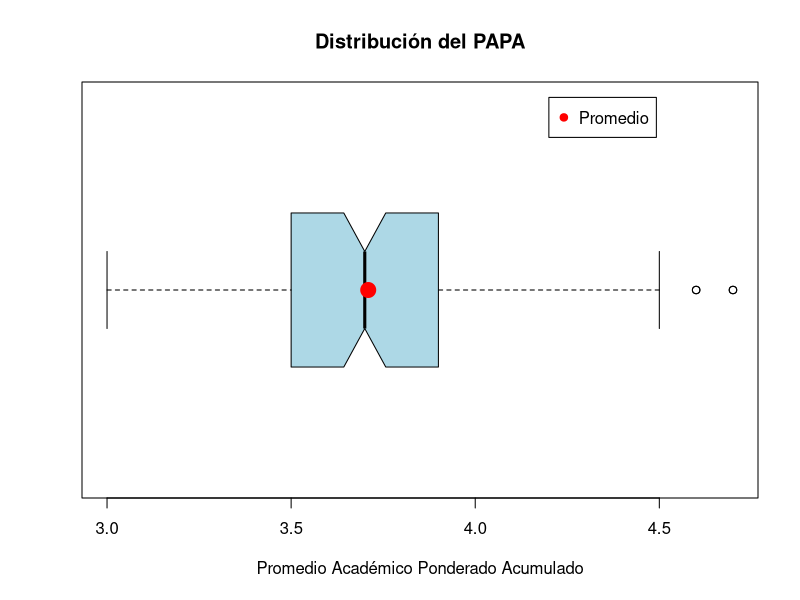
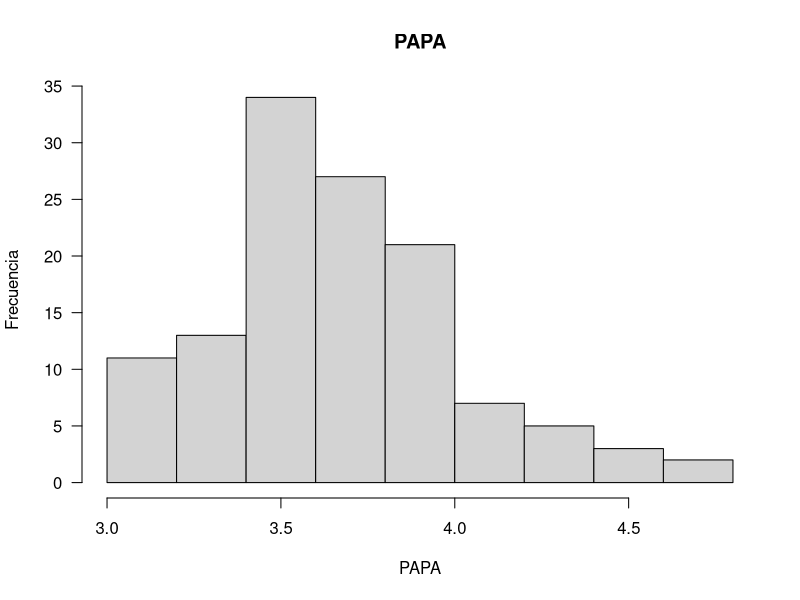
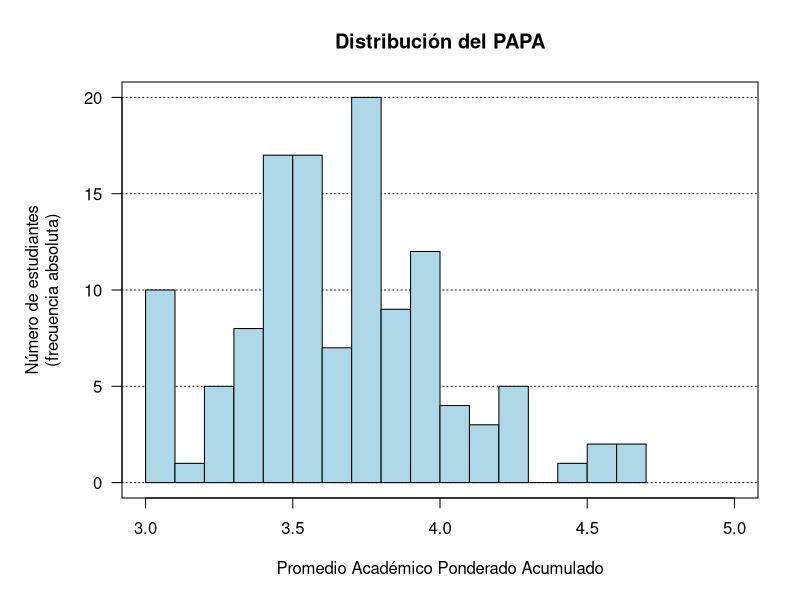
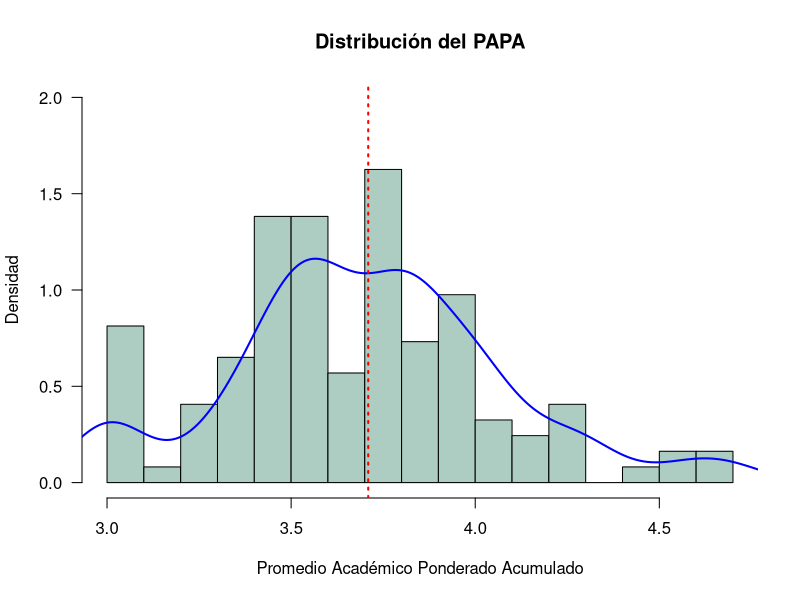
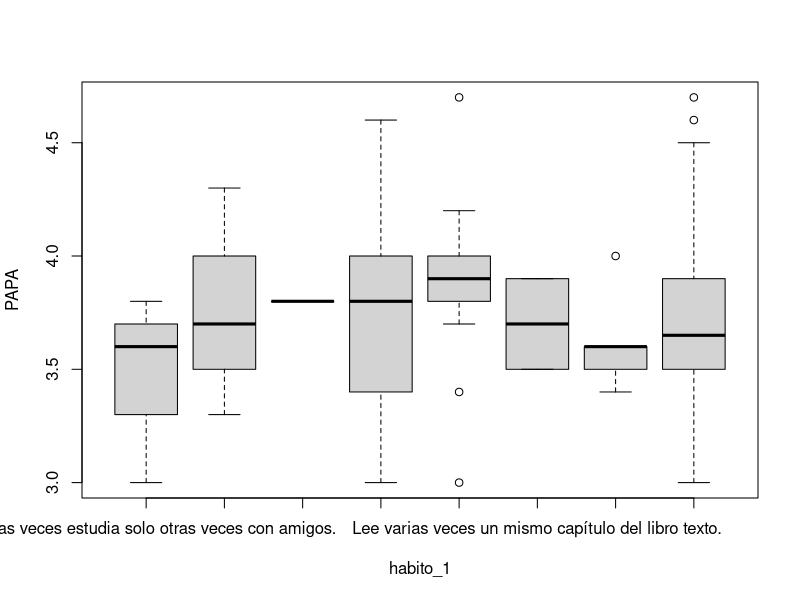
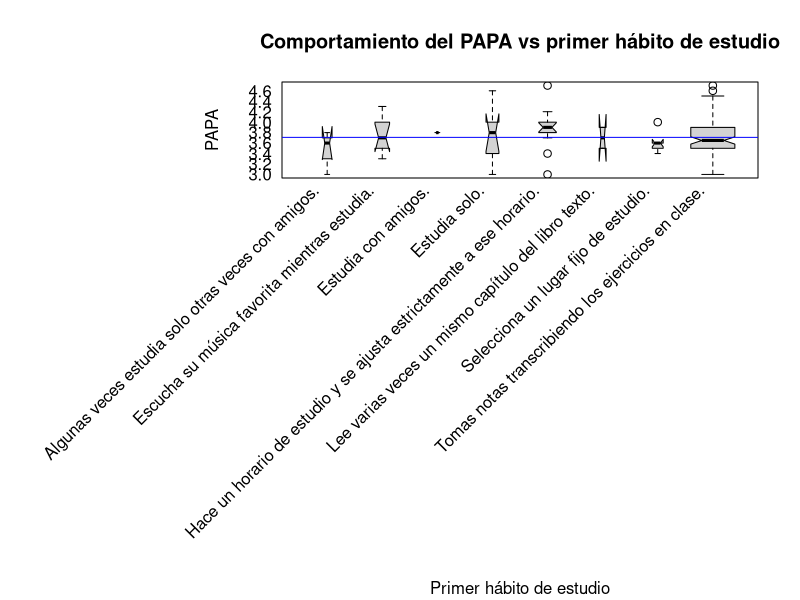

Here is the R script that generated these plots, in order:
## ---- chunk 1
knitr::opts_chunk$set(echo = FALSE,
                      message = FALSE,
                      warning = FALSE)
## ---- chunk 2
enc_habit <- read.csv2("Encuesta_habitos_dep.csv", 
                       encoding = "UTF-8",
                       dec = ".")
## ---- chunk 3
enc_habit$estrato <- as.factor(enc_habit$estrato)
## ---- chunk 4
summary(enc_habit$PAPA)
## ---- chunk 5
bxp1 <- boxplot(enc_habit$PAPA, notch = TRUE, horizontal = TRUE,
                col = "lightblue")
title(main = "Distribución del PAPA", font = 2, 
      xlab = "Promedio Académico Ponderado Acumulado")
points(mean(enc_habit$PAPA, na.rm = TRUE), 1, col = "red", pch = 19, cex =2)
legend(4.2, 1.5, legend = c("Promedio"), pch = 19, col = "red")
## ---- chunk 6
hist(enc_habit$PAPA,xlab = "PAPA",ylab = "Frecuencia",las = 1, main = "PAPA")
## ---- chunk 7
param_ant <- par(no.readonly = TRUE)
par(mar = param_ant$mar + c(0, 2, 0, 0))
plot(c(3, 5), c(0, 20), type = "n", xlab = "", ylab = "",
     las = 1)
title(main = "Distribución del PAPA",
     xlab = "Promedio Académico Ponderado Acumulado",
     ylab = "Número de estudiantes\n(frecuencia absoluta)")
abline(h = seq(0, 20, 5), col = "gray10", lty = 3)
hist(enc_habit$PAPA, nclass = 20,
     col = "lightblue",
     add = TRUE)
par(param_ant)
## ---- chunk 8
hist(enc_habit$PAPA, freq = FALSE, breaks = 20,
     col = "#aecdc2", main = "", xlab = "", ylab = "",
     las = 1,
     ylim = c(0, 2))
title(main = "Distribución del PAPA",
     xlab = "Promedio Académico Ponderado Acumulado",
     ylab = "Densidad")
lines(density(enc_habit$PAPA, na.rm = TRUE), 
      col = "blue", lwd = 2)
abline(v = mean(enc_habit$PAPA, na.rm = TRUE),
       lty = 3, col = "red", lwd = 2)
## ---- chunk 9
with(enc_habit, boxplot(PAPA ~ habito_1))
## ---- chunk 10
habitos_1 <- tapply(enc_habit$PAPA, enc_habit$habito_1, mean, na.rm = TRUE)

param_ant <- par(no.readonly = TRUE)
par(mar = param_ant$mar + c(16, 10, 0, 0),
    las = 2,
    xaxt="n",
    yaxt="n")
with(enc_habit, boxplot(PAPA ~ habito_1,
                        xlab = "",
                        notch = TRUE,
                        varwidth = TRUE))
title(main = "Comportamiento del PAPA vs primer hábito de estudio")
text(1:length(habitos_1),
      par("usr")[3] - 0.2,
     labels = names(habitos_1),
     srt = 45,
     pos = 2,
     xpd = TRUE)
text(par("usr")[1] - 0.4,
     seq(3, max(enc_habit$PAPA, na.rm = TRUE), 0.2),
     labels = formatC(seq(3, max(enc_habit$PAPA, na.rm = TRUE), 0.2),
                      digits = 1,
                      width = 3,
                      format = "f",
                      flag = "0"),
     xpd = TRUE)
axis(side = 2, at = seq(3, max(enc_habit$PAPA, na.rm = TRUE), 0.2))
mtext("Primer hábito de estudio", 
      las = 1, 
      side = 1, line = 20)
abline(h = mean(enc_habit$PAPA, na.rm = TRUE),
       col = "blue")
par(param_ant)
## ---- chunk 11
tabla_gen <-  table(enc_habit$genero)
tabla_gen
## ---- chunk 12
frec_rel <- tabla_gen/sum(tabla_gen) * 100
frec_rel
## ---- chunk 13
tabla_total <- rbind(tabla_gen, frec_rel)
tabla_total
